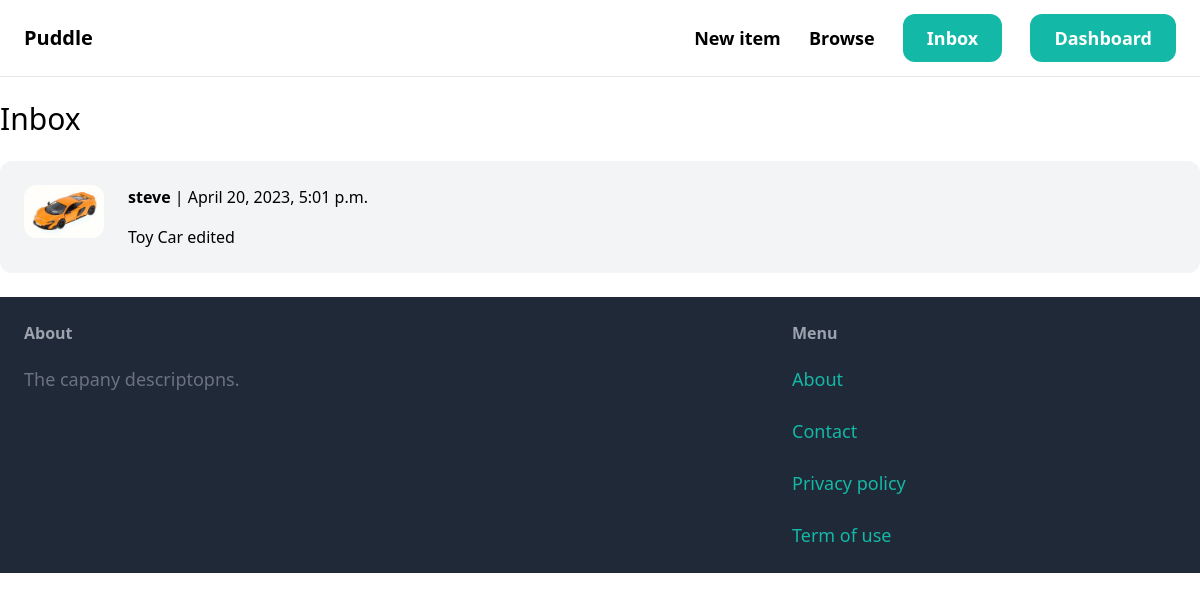
The page /inbox/ (signed in) on the database its author committed.
### conversation/models.py (models this page shows)
class Conversation(models.Model):
    item = models.ForeignKey(Item, related_name='conversations', on_delete=models.CASCADE)
    members = models.ManyToManyField(User, related_name='conversations')
    created_at = models.DateTimeField(auto_now_add=True)
    modified_at = models.DateTimeField(auto_now_add=True)
    class Meta:
        ordering = ('-modified_at',)

### item/models.py (models this page shows, shortened)
class Item(models.Model):
    category = models.ForeignKey(Category, related_name='items', on_delete=models.CASCADE)
    name = models.CharField(max_length=255)
    description = models.TextField(blank=True, null=True)
    price = models.FloatField()
    image = models.ImageField(upload_to='item_images', blank=True, null=True)
    is_sold = models.BooleanField(default=False)
    created_by = models.ForeignKey(User, related_name='items', on_delete=models.CASCADE)
    created_at = models.DateTimeField(auto_now_add=True)

### conversation/views.py (the view)
# urls.py: path('', views.inbox, name='inbox'),
@login_required
def inbox(request):
    conversations = Conversation.objects.filter(members__in=[request.user.id])
    return render(request, 'conversation/inbox.html', {
        'conversations': conversations
    })

### conversation/templates/conversation/inbox.html (shortened to what this page needs)
{% extends 'core/base.html' %}
{% block content %}
<h1 class="mb-6 text-3xl">Inbox</h1>
<div class="space-y-6">
    {% for conversation in conversations %}
        <a href="{% url 'conversation:detail' conversation.id %}">
            <div class="p-6 flex bg-gray-100 rounded-xl">
                <div class="pr-6">
                    <img src="{{ conversation.item.image.url }}" class="w-20 rounded-xl">
                </div>
                <div>
                    {% for member in conversation.members.all %}
                        {% if member != request.user %}
                            <p class="mb-4"><strong>{{ member.username }}</strong> | {{ conversation.modified_at}}</p>
                            <p>{{ conversation.item.name }}</p>
                        {% endif %}
                    {% endfor %}
                </div>
            </div>
        </a>
    {% endfor %}
</div>
{% endblock %}

### rows shown on the page
Conversation: item.image (picture), modified_at "April 20, 2023, 5:01 p.m.", item.name "Toy Car edited"

### other values the page prints
{{ member.username }} "steve"
